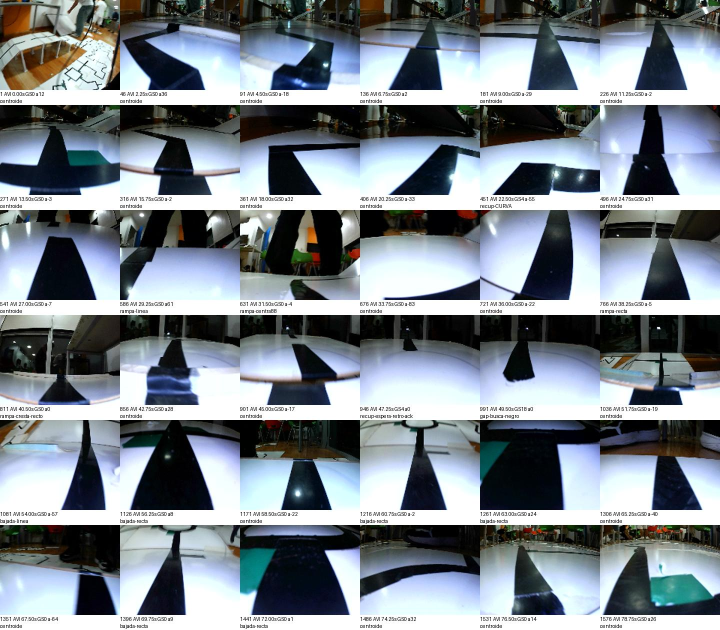
#> input picture software/raspberry/corridas/20261031_195318/analisis/barrido_visual_1.jpg, 1440 x 1260 px (shown at 1/2 size)
$ python -i variantes_banda.py   (imports and definitions only)
#> lines starting #> are read from the running program, lines starting #| are printed output that depends on the picture; after the words box and inside, x2 and y2 are one past the last pixel; in counts of white or black regions, pixels touching at a corner belong together
#> further down, picture is the input picture: shape (1260, 1440, 3); mean B, G, R 140.7, 133.4, 125
# Variantes del puntaje de banda sobre las 279 CURVA: actual vs sin los bordes de la cinta negra.
import csv, json, os, sys, cv2, numpy as np
sys.path.insert(0, os.path.dirname(os.path.abspath(__file__)))
import rasgos_plateado as RP
from rasgos2 import PLATEADO
# [1 line that did not run here, left out]
K5 = np.ones((5, 5), np.uint8); K9 = np.ones((9, 9), np.uint8)
def puntajes(im):
    hsv = cv2.cvtColor(im, cv2.COLOR_BGR2HSV); S = hsv[..., 1].astype(np.float32); V = hsv[..., 2].astype(np.float32)
#> after `hsv = cv2.cvtColor(im, cv2.COLOR_BGR2HSV)`: hsv: shape (1260, 1440, 3); mean H, S, V 73.4, 73.2, 143.9
#> after `S = hsv[..., 1].astype(np.float32)`:
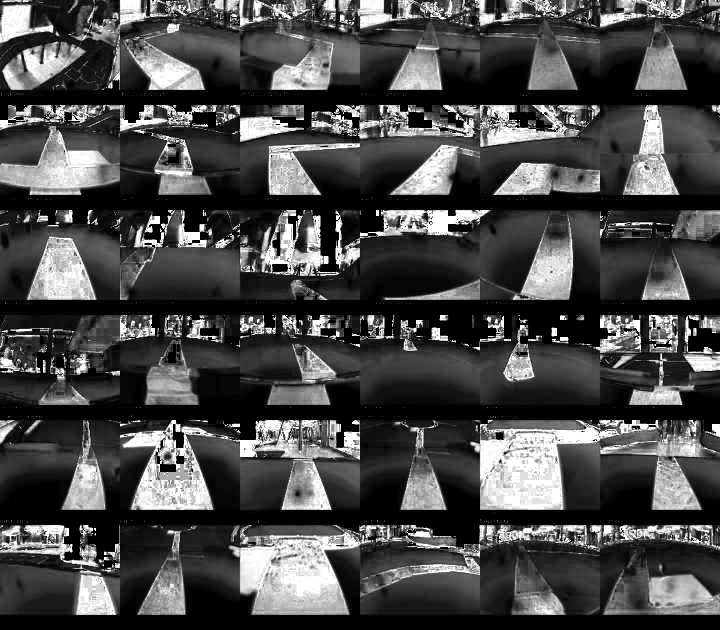
#> S: shape (1260, 1440) float32 (shown at 1/2 size); min 0, max 255, mean 73.2
#> after `V = hsv[..., 2].astype(np.float32)`:
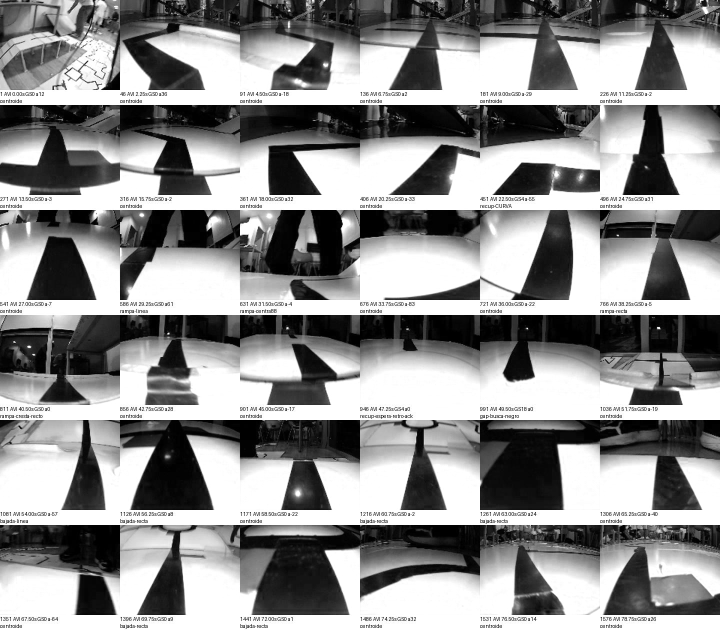
#> V: shape (1260, 1440) float32 (shown at 1/2 size); min 0, max 255, mean 143.9
    m = cv2.blur(V, (5, 5)); sd = np.sqrt(np.maximum(cv2.blur(V * V, (5, 5)) - m * m, 0))
#> after `sd = np.sqrt(np.maximum(cv2.blur(V * V, (5, 5)) - m * m, 0))`:
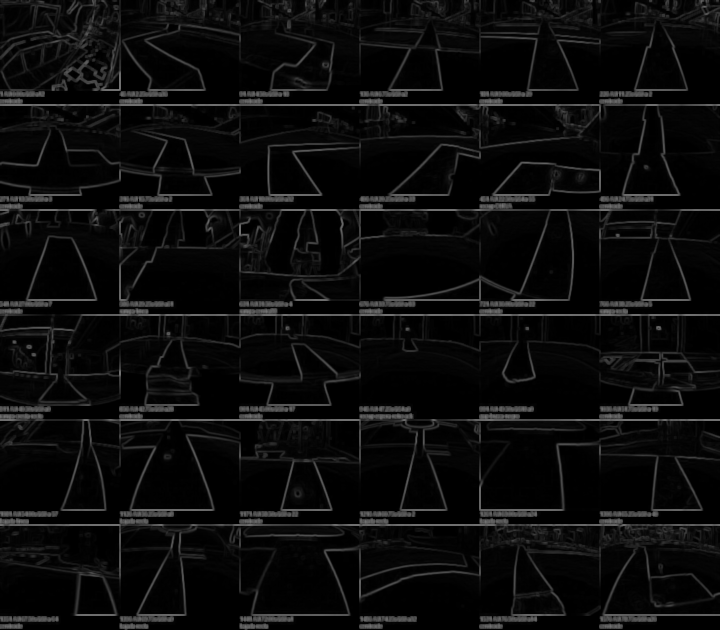
#> sd: shape (1260, 1440) float32 (shown at 1/2 size); min 0, max 126.4, mean 12.1
    t = (S < 60) & (V > 110) & (V < 225) & (sd > 7)
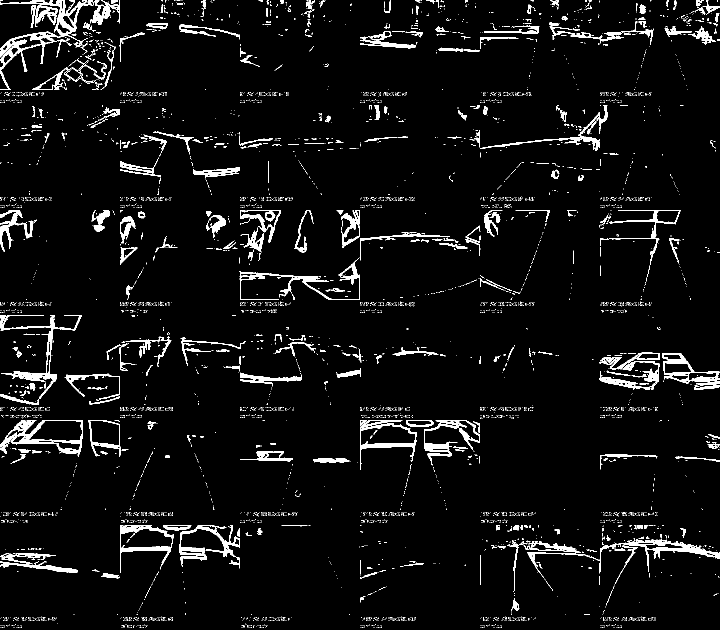
#> t: shape (1260, 1440) bool (shown at 1/2 size); 5.1% white; 5285 white regions (4972 under 20 px), largest, box (x1, y1, x2, y2) and area: (0, 0, 188, 180) 4844, (1055, 1078, 1440, 1168) 3403, (0, 630, 163, 810) 3294
    negro = cv2.inRange(im, np.array([0, 0, 0]), np.array([90, 90, 90]))
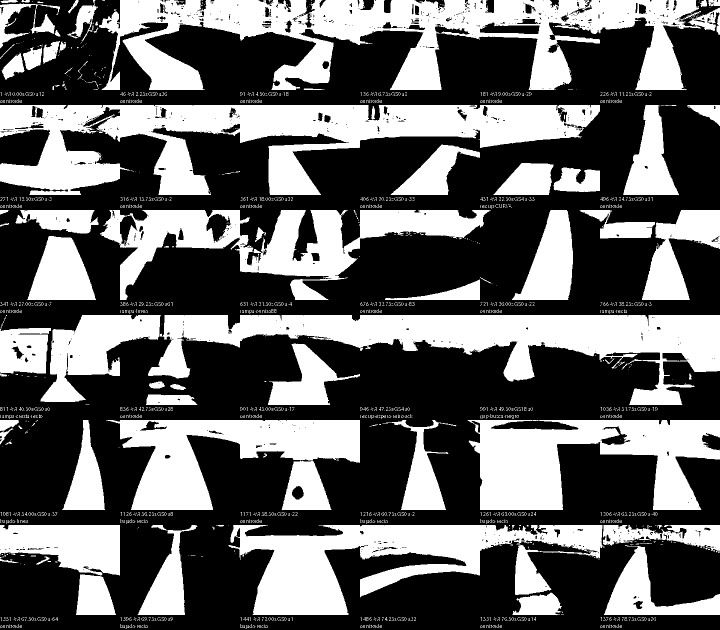
#> negro: shape (1260, 1440) (shown at 1/2 size); 39.6% white; 2374 white regions (2282 under 20 px), largest, box (x1, y1, x2, y2) and area: (198, 0, 1440, 180) 104834, (0, 210, 1200, 390) 101736, (296, 630, 1440, 810) 81181
    cerca5 = cv2.dilate(negro, K5) > 0; cerca9 = cv2.dilate(negro, K9) > 0
#> after `cerca5 = cv2.dilate(negro, K5) > 0`:
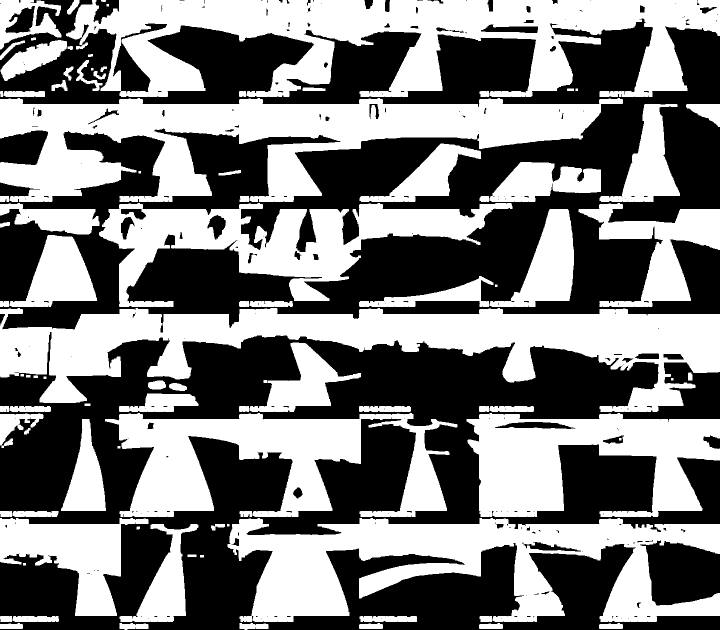
#> cerca5: shape (1260, 1440) bool (shown at 1/2 size); 48.7% white; 93 white regions, largest, box (x1, y1, x2, y2) and area: (132, 0, 1440, 194) 132081, (0, 616, 1440, 824) 128050, (0, 196, 1246, 404) 121945
#> after `cerca9 = cv2.dilate(negro, K9) > 0`:
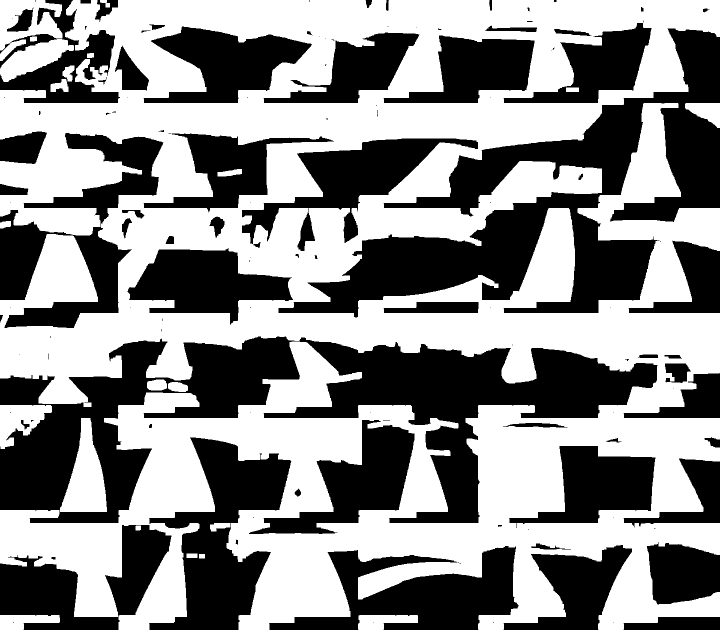
#> cerca9: shape (1260, 1440) bool (shown at 1/2 size); 54.7% white; 128 black regions (60 under 20 px), largest, box (x1, y1, x2, y2) and area: (0, 673, 1315, 1046) 178612, (557, 57, 1440, 635) 149436, (298, 875, 583, 1260) 49484
    return (int(t[40:].sum()), int((t & ~cerca5)[40:].sum()), int((t & ~cerca9)[40:].sum()))
# [24 lines not run here, left out]

>>> import cv2
>>> picture = cv2.imread('../../../20261031_195318/analisis/barrido_visual_1.jpg')
>>> result = puntajes(picture)
#> result = (86719, 50290, 34282)

$ run again, on software/raspberry/corridas/20261031_210305/analisis_recuperaciones/fin_pruebas_2.jpg
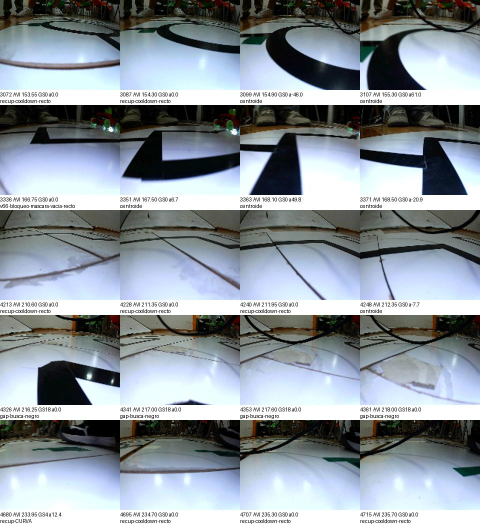
#> input picture software/raspberry/corridas/20261031_210305/analisis_recuperaciones/fin_pruebas_2.jpg, 960 x 1050 px (shown at 1/2 size)
#> picture is the input picture: shape (1050, 960, 3); mean B, G, R 156.9, 149.6, 141
#> hsv: shape (1050, 960, 3); mean H, S, V 74.5, 55.3, 160.3
#> in puntajes, `t = (S < 60) & (V > 110) & (V < 225) & (sd > 7)`:
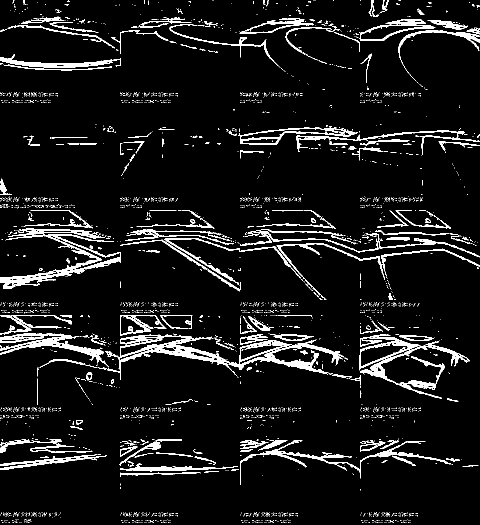
#> t: shape (1050, 960) bool (shown at 1/2 size); 7.4% white; 3389 white regions (3203 under 20 px), largest, box (x1, y1, x2, y2) and area: (195, 668, 688, 760) 8332, (0, 468, 242, 578) 4465, (720, 683, 939, 797) 3312
#> negro: shape (1050, 960); 27.9% white; 1885 white regions (1839 under 20 px), largest, box (x1, y1, x2, y2) and area: (0, 210, 960, 390) 72976, (0, 0, 960, 180) 67738, (0, 840, 960, 937) 49266
#> cerca5: shape (1050, 960) bool; 39.2% white; 80 white regions, largest, box (x1, y1, x2, y2) and area: (0, 196, 960, 392) 86566, (0, 0, 960, 182) 82169, (0, 826, 960, 948) 65307
#> in puntajes, `cerca9 = cv2.dilate(negro, K9) > 0`:
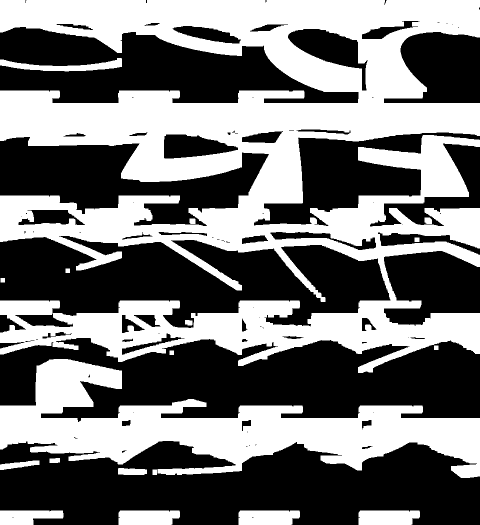
#> cerca9: shape (1050, 960) bool (shown at 1/2 size); 46% white; 19 white regions, largest, box (x1, y1, x2, y2) and area: (0, 0, 960, 746) 350116, (0, 718, 960, 956) 95070, (237, 1021, 360, 1050) 3348
#> result = (73059, 33996, 19960)

$ run again, on software/raspberry/corridas/20261031_210305/analisis_recuperaciones/gaps_445_450_458.jpg
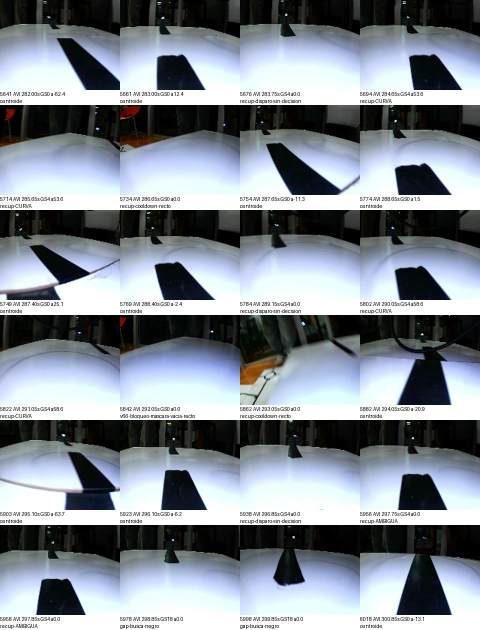
#> input picture software/raspberry/corridas/20261031_210305/analisis_recuperaciones/gaps_445_450_458.jpg, 960 x 1260 px (shown at 1/2 size)
#> picture is the input picture: shape (1260, 960, 3); mean B, G, R 145.9, 137.8, 130.5
#> hsv: shape (1260, 960, 3); mean H, S, V 71.9, 55.4, 147.3
#> in puntajes, `t = (S < 60) & (V > 110) & (V < 225) & (sd > 7)`:
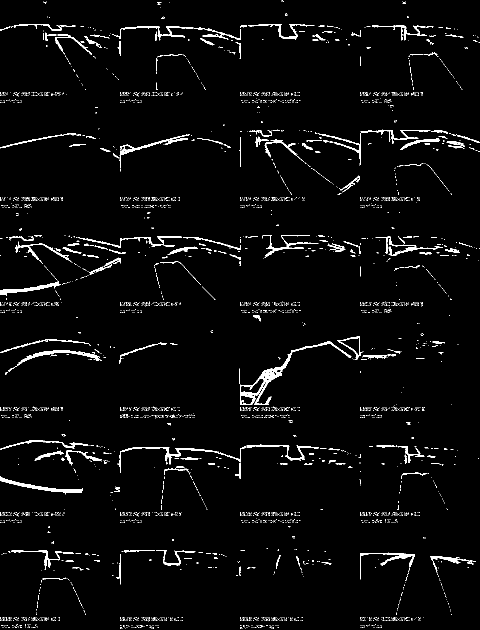
#> t: shape (1260, 960) bool (shown at 1/2 size); 3.2% white; 3912 white regions (3738 under 20 px), largest, box (x1, y1, x2, y2) and area: (480, 682, 703, 810) 2424, (234, 893, 493, 946) 1087, (0, 953, 166, 989) 1061
#> negro: shape (1260, 960); 36.1% white; 1781 white regions (1753 under 20 px), largest, box (x1, y1, x2, y2) and area: (0, 630, 960, 810) 70356, (0, 1050, 960, 1230) 67416, (0, 210, 960, 304) 59035
#> cerca5: shape (1260, 960) bool; 43.3% white; 45 white regions, largest, box (x1, y1, x2, y2) and area: (0, 616, 960, 824) 81940, (0, 1036, 960, 1244) 78316, (0, 196, 960, 306) 67440
#> in puntajes, `cerca9 = cv2.dilate(negro, K9) > 0`:
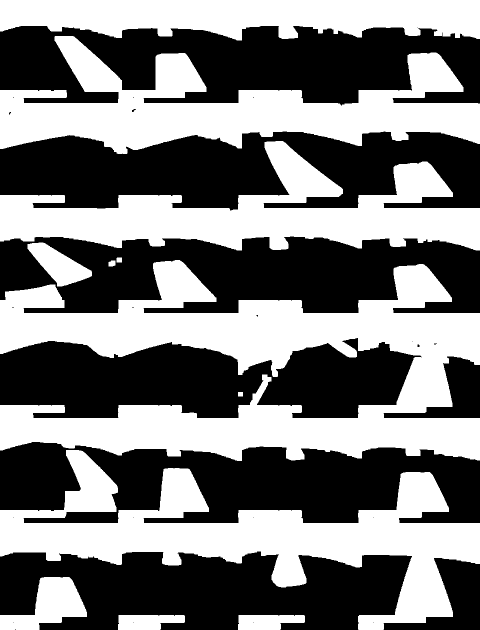
#> cerca9: shape (1260, 960) bool (shown at 1/2 size); 47.7% white; 12 white regions, largest, box (x1, y1, x2, y2) and area: (0, 520, 960, 922) 187151, (0, 900, 960, 1260) 115571, (0, 72, 960, 308) 101233
#> result = (38424, 18770, 13814)

$ run again, on software/raspberry/corridas/20261031_213650/analisis/todas_01.jpg
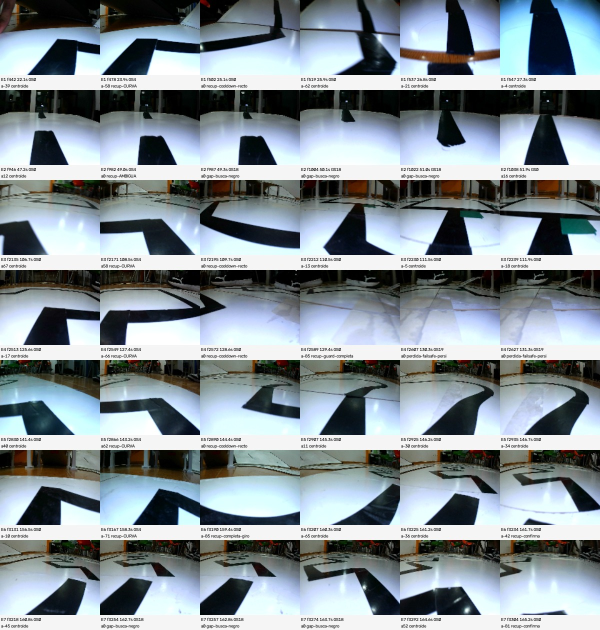
#> input picture software/raspberry/corridas/20261031_213650/analisis/todas_01.jpg, 1200 x 1260 px (shown at 1/2 size)
#> picture is the input picture: shape (1260, 1200, 3); mean B, G, R 150.8, 144.6, 134
#> hsv: shape (1260, 1200, 3); mean H, S, V 74.1, 66.4, 154.2
#> t: shape (1260, 1200) bool; 6.2% white; 3266 white regions (2753 under 20 px), largest, box (x1, y1, x2, y2) and area: (0, 1108, 357, 1205) 3261, (200, 747, 523, 804) 2819, (545, 747, 762, 827) 2513
#> negro: shape (1260, 1200); 32.1% white; 3020 white regions (2923 under 20 px), largest, box (x1, y1, x2, y2) and area: (65, 180, 1200, 330) 62776, (0, 540, 1200, 690) 57431, (573, 360, 1200, 510) 40246
#> cerca5: shape (1260, 1200) bool; 42.8% white; 164 white regions, largest, box (x1, y1, x2, y2) and area: (0, 347, 1200, 512) 83026, (0, 538, 1200, 692) 78608, (0, 178, 1200, 332) 73546
#> in puntajes, `cerca9 = cv2.dilate(negro, K9) > 0`:
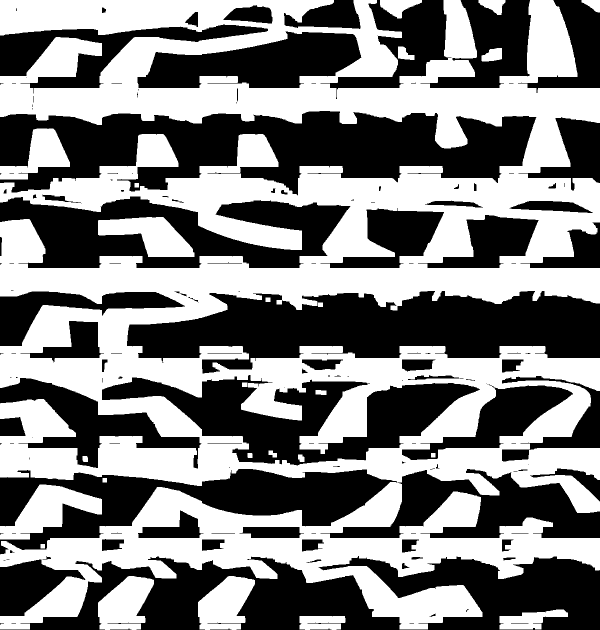
#> cerca9: shape (1260, 1200) bool (shown at 1/2 size); 50.4% white; 158 black regions (71 under 20 px), largest, box (x1, y1, x2, y2) and area: (0, 222, 1073, 391) 105019, (254, 582, 1200, 747) 97180, (0, 1112, 1200, 1260) 93477
#> result = (93095, 37305, 22931)
